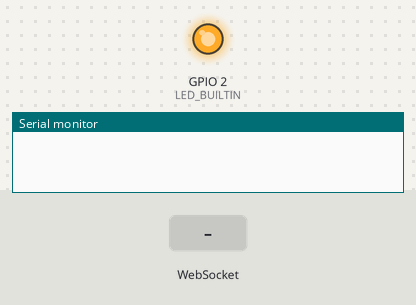
Simulated run of this sketch. Board: ESP8266 (NodeMCU). Shown: output pins drawn as LEDs (lit = HIGH, except the on-board LED, lit = LOW), the last lines printed to the serial monitor. The inputs (shaded band) are chosen by the test bench. WiFi joins after 1.5 s; servers stay silent unless stated; random numbers use the default seed unless the sketch sets one; not simulated (calls return 0 or success): WifiConnect.h.

Above: at 0.1 s.
At 5.2 s:
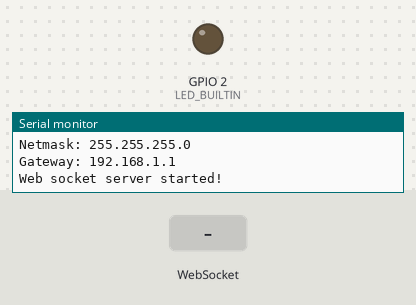
5.3 s: WebSocket text "1" received
Timing chart, 0 to 12.8 s (numbered marks = the images above; inputs shaded):
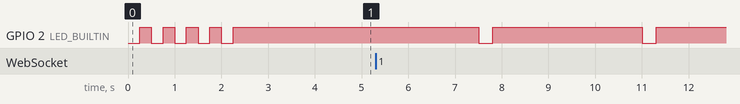

Measured:
- by itself, GPIO 2 (LED_BUILTIN): alternates HIGH for 3.2 s and LOW for 0.30 s

The sketch:

PushWebData.ino
```cpp
// ----------------------------------------------------------------------------
// This source file is running a simple websocket server, which in conjunction
// with a simple web application (web page and javascript) on the Enterprise
// server (see \\Enterprise\Web\Experiments\TemperatureData.html), allows the
// NodeMCU system to push data updates directly to the web page.
//
// This routine uses a timer that fires at a set interval and invokes a
// specified function when it fires.  That function transmits the temperature
// data to the connected clients (and it this case generates the data also).
//
// Nothing happens in the main loop other than letting the web socket server
// service its clients.
// ----------------------------------------------------------------------------


#include <ESP8266WiFi.h>
#include <WiFiClient.h>
#include <WebSocketsServer.h>
#include <WifiConnect.h>


// Instantiate a web socket server on port 81.
WebSocketsServer  WebSocket = WebSocketsServer ( 81 );
os_timer_t        TemperatureTimer;


void SensorAction ( void* Args )
{
   float SensorValueF;
   char  SensorValueString[16];
   int   SensorValueStringLength;

   // Little flash to let us know you're working.
   digitalWrite ( LED_BUILTIN, LOW );
   delay ( 300 );

   // Simulate data with random numbers in abscense of a sensor.
   SensorValueF = (float) random ( -2099, 11099 );
   SensorValueF /= 100;
   SensorValueStringLength = sprintf ( SensorValueString, "%-3.1f  °F", SensorValueF );
   Serial.printf ( "Send: %s \n", SensorValueString );

   // Transmit the data to any connected web-socket clients.
   WebSocket.broadcastTXT ( SensorValueString, SensorValueStringLength );
   digitalWrite ( LED_BUILTIN, HIGH );
}


void WebSocketEvent (
   uint8_t   num,                // ID number of the socket
   WStype_t  type,               // Event type
   uint8_t*  payload,            // Message associated with the event
   size_t    payload_length      // Length of the associated message
)
{
   Serial.print ( "Web Socket Event - " );
   switch ( type )
   {
      case WStype_ERROR:
      {
         Serial.printf ( "ERROR [%u]: %s \n",
                         num,
                         ( payload != NULL ) ? payload : (unsigned char*) " "
                       );
         break;
      }

      case WStype_DISCONNECTED:
      {
         Serial.printf ( "DISCONNECTED [%u] \n", num );
         break;
      }

      case WStype_CONNECTED:
      {
         // NOTE: The payload argument carries the URL requested.
         IPAddress ip = WebSocket.remoteIP ( num );
         Serial.printf ( "CONNECTED [%u] from %d.%d.%d.%d  url: %s \n",
                         num,
                         ip[0],
                         ip[1],
                         ip[2],
                         ip[3],
                         payload
                       );
         break;
      }

      case WStype_TEXT:
      {
         Serial.printf ( "TEXT [%u] %s \n",
                         num,
                         ( payload != NULL ) ? payload : (unsigned char*) " "
                       );
         break;
      }

      default:
      {
         // WARNING: Should never happen!
         Serial.printf ( "UNKNOWN [%u] %s \n",
                         num,
                         ( payload != NULL ) ? payload : (unsigned char*) " "
                       );
         break;
      }
   }
}


void setup()
{
   const char* ssid      = GetWifiSSID();
   const char* password  = GetWifiPW();

   // Blink the onboard LED pin to indicate START.
   pinMode ( LED_BUILTIN, OUTPUT );
   for ( int i = 0; i < 5; i++ )
   {
      digitalWrite ( LED_BUILTIN, LOW );
      delay ( 250 );
      digitalWrite ( LED_BUILTIN, HIGH );
      delay ( 250 );
   }


   Serial.begin ( 115200 );
   while ( !Serial )
   {
      delay ( 100 );
   }

   // Connect to the WiFi network
   Serial.printf ( "Connecting to %s \n", ssid );

   WiFi.begin ( ssid, password );

   while ( WiFi.status() != WL_CONNECTED )
   {
      delay ( 100 );
      Serial.print ( "." );
   }

   Serial.println ( "" );
   Serial.println ( "WiFi connected" );
   Serial.print   ( "IP address: " );
   Serial.println ( WiFi.localIP() );
   Serial.print   ( "Netmask: " );
   Serial.println ( WiFi.subnetMask() );
   Serial.print   ( "Gateway: " );
   Serial.println ( WiFi.gatewayIP() );

   WebSocket.onEvent ( WebSocketEvent );
   WebSocket.begin();

   Serial.println ( "Web socket server started!" );

   // Prime the RNG with garbage value from the analog pin.
   randomSeed ( analogRead ( 0 ) );


   // Enable the timer that transmits data to web socket client.
   os_timer_setfn ( &TemperatureTimer, SensorAction, NULL );
   os_timer_arm ( &TemperatureTimer, 3500, true );
}


void loop()
{
   WebSocket.loop();
}
```
